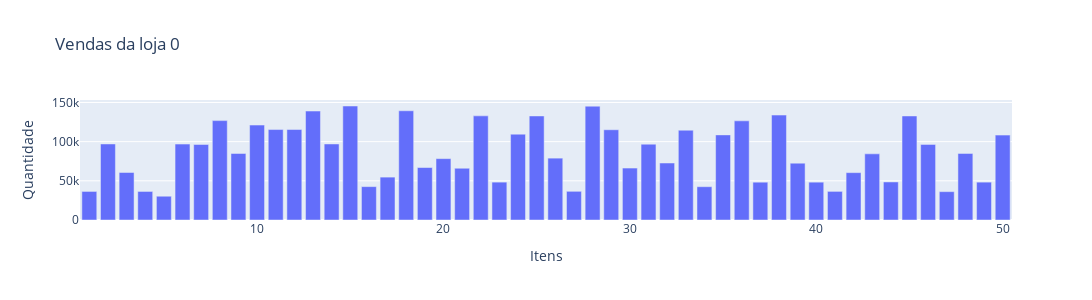
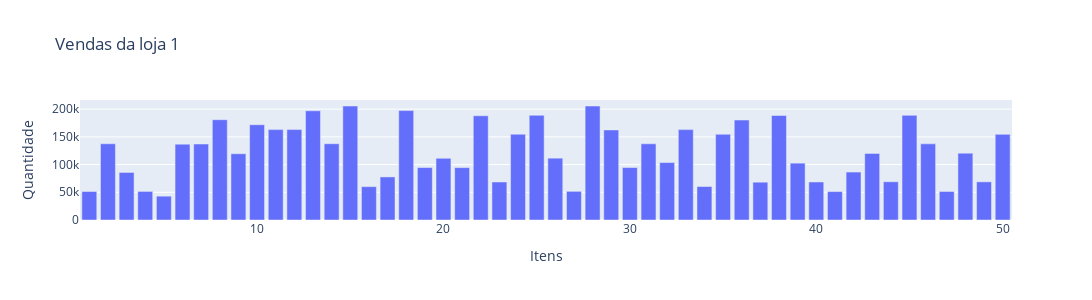
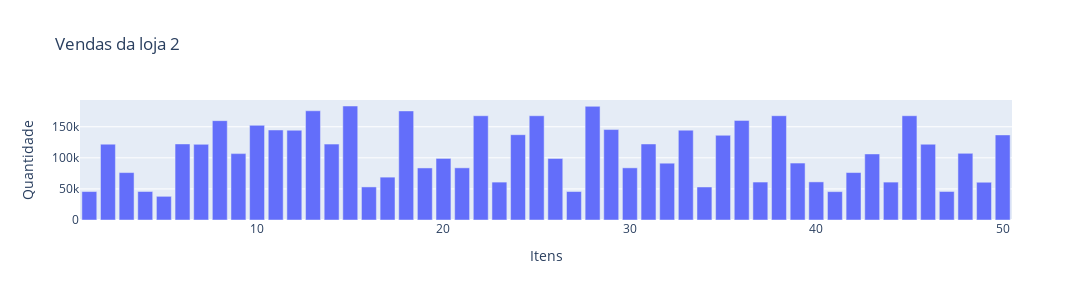
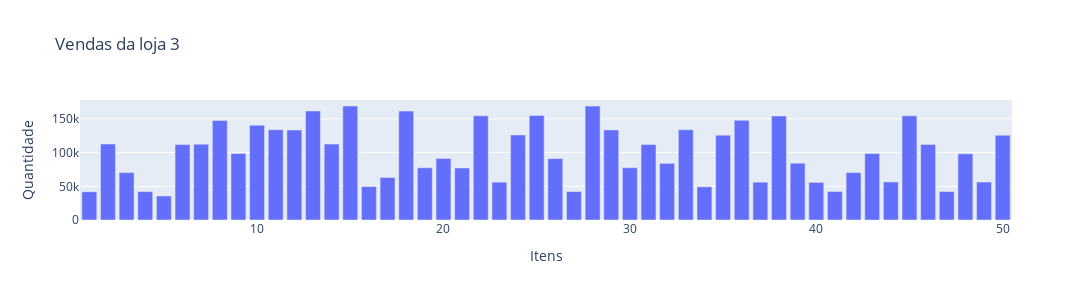

These figures' notebook cell, in order:
### Code cell
for i in range(len(df_sales_pivoted.index)):
    fig = go.Figure()
    fig.add_trace(go.Bar(
        x=np.arange(0, len(df_sales_pivoted.values[i])) + 1,
        y=df_sales_pivoted.values[i],
    ))

    fig.update_layout(
        title='<span>Vendas da loja {}</span>'.format(str(i)), 
        autosize=False,
        width=1200,
        height=300,
        yaxis=dict(title='<span>Quantidade</span>'),
        xaxis=dict(title='<span>Itens</span>')
        )

    fig.show()

### Figure 1 — Plotly figure (JSON) as saved in the notebook; plotly's stock layout.template omitted (floating-point values rounded to 4 significant figures)
{"data": [{"type": "bar", "x": [1, 2, 3, 4, 5, 6, 7, 8, 9, 10, 11, 12, 13, 14, 15, 16, 17, 18, 19, 20, 21, 22, 23, 24, 25, 26, 27, 28, 29, 30, 31, 32, 33, 34, 35, 36, 37, 38, 39, 40, 41, 42, 43, 44, 45, 46, 47, 48, 49, 50], "y": [36468, 97050, 60638, 36440, 30335, 96889, 96383, 126856, 84918, 121163, 115436, 115465, 139067, 97050, 145497, 42605, 54729, 139407, 66972, 78318, 66058, 132899, 48334, 109560, 132816, 78949, 36613, 145289, 115196, 66317, 96793, 72744, 114592, 42500, 108638, 126560, 48251, 133927, 72483, 48286, 36525, 60451, 84439, 48561, 132788, 96495, 36181, 84993, 48319, 108360]}], "layout": {"autosize": false, "height": 300, "title": {"text": "<span>Vendas da loja 0</span>"}, "width": 1200, "xaxis": {"autorange": true, "range": [0.5, 50.5], "title": {"text": "<span>Itens</span>"}, "type": "linear"}, "yaxis": {"autorange": true, "range": [0, 153200.0], "title": {"text": "<span>Quantidade</span>"}, "type": "linear"}}}

### Figure 2 — Plotly figure (JSON) as saved in the notebook; plotly's stock layout.template omitted (floating-point values rounded to 4 significant figures)
{"data": [{"type": "bar", "x": [1, 2, 3, 4, 5, 6, 7, 8, 9, 10, 11, 12, 13, 14, 15, 16, 17, 18, 19, 20, 21, 22, 23, 24, 25, 26, 27, 28, 29, 30, 31, 32, 33, 34, 35, 36, 37, 38, 39, 40, 41, 42, 43, 44, 45, 46, 47, 48, 49, 50], "y": [51445, 137528, 85808, 51557, 42985, 136850, 137057, 180939, 119563, 171822, 163080, 163154, 197031, 137607, 205569, 60167, 77730, 197422, 94623, 111346, 94507, 188096, 68601, 154813, 188856, 111575, 51747, 205677, 162466, 94633, 137455, 103635, 163083, 60425, 154594, 180355, 68218, 188533, 102556, 68604, 51255, 86494, 120124, 68997, 188774, 137351, 51471, 120568, 68862, 154520]}], "layout": {"autosize": false, "height": 300, "title": {"text": "<span>Vendas da loja 1</span>"}, "width": 1200, "xaxis": {"autorange": true, "range": [0.5, 50.5], "title": {"text": "<span>Itens</span>"}, "type": "linear"}, "yaxis": {"autorange": true, "range": [0, 216500.0], "title": {"text": "<span>Quantidade</span>"}, "type": "linear"}}}

### Figure 3 — Plotly figure (JSON) as saved in the notebook; plotly's stock layout.template omitted (floating-point values rounded to 4 significant figures)
{"data": [{"type": "bar", "x": [1, 2, 3, 4, 5, 6, 7, 8, 9, 10, 11, 12, 13, 14, 15, 16, 17, 18, 19, 20, 21, 22, 23, 24, 25, 26, 27, 28, 29, 30, 31, 32, 33, 34, 35, 36, 37, 38, 39, 40, 41, 42, 43, 44, 45, 46, 47, 48, 49, 50], "y": [45778, 121985, 76274, 45862, 38086, 122355, 121699, 159807, 106797, 152266, 144786, 144407, 175688, 122052, 183373, 53215, 68937, 175462, 83730, 99049, 83915, 167710, 60970, 137231, 167699, 98960, 45816, 182862, 145499, 83902, 122295, 91372, 144490, 53122, 136262, 160247, 61063, 167758, 91616, 61297, 45630, 76322, 106269, 60963, 167720, 121882, 45870, 107188, 60732, 136874]}], "layout": {"autosize": false, "height": 300, "title": {"text": "<span>Vendas da loja 2</span>"}, "width": 1200, "xaxis": {"autorange": true, "range": [0.5, 50.5], "title": {"text": "<span>Itens</span>"}, "type": "linear"}, "yaxis": {"autorange": true, "range": [0, 193000.0], "title": {"text": "<span>Quantidade</span>"}, "type": "linear"}}}

### Figure 4 — Plotly figure (JSON) as saved in the notebook; plotly's stock layout.template omitted (floating-point values rounded to 4 significant figures)
{"data": [{"type": "bar", "x": [1, 2, 3, 4, 5, 6, 7, 8, 9, 10, 11, 12, 13, 14, 15, 16, 17, 18, 19, 20, 21, 22, 23, 24, 25, 26, 27, 28, 29, 30, 31, 32, 33, 34, 35, 36, 37, 38, 39, 40, 41, 42, 43, 44, 45, 46, 47, 48, 49, 50], "y": [41886, 112692, 70389, 42156, 35653, 111880, 112528, 147577, 98684, 140689, 134030, 133486, 161792, 112768, 169186, 49625, 63092, 161604, 77488, 91341, 77230, 154542, 56126, 126212, 155251, 91121, 42202, 169001, 133743, 77584, 111950, 84111, 133989, 49304, 125940, 147955, 56125, 154433, 84303, 55794, 42305, 70374, 98638, 56519, 154639, 112153, 42207, 98176, 56315, 125851]}], "layout": {"autosize": false, "height": 300, "title": {"text": "<span>Vendas da loja 3</span>"}, "width": 1200, "xaxis": {"autorange": true, "range": [0.5, 50.5], "title": {"text": "<span>Itens</span>"}, "type": "linear"}, "yaxis": {"autorange": true, "range": [0, 178100.0], "title": {"text": "<span>Quantidade</span>"}, "type": "linear"}}}
